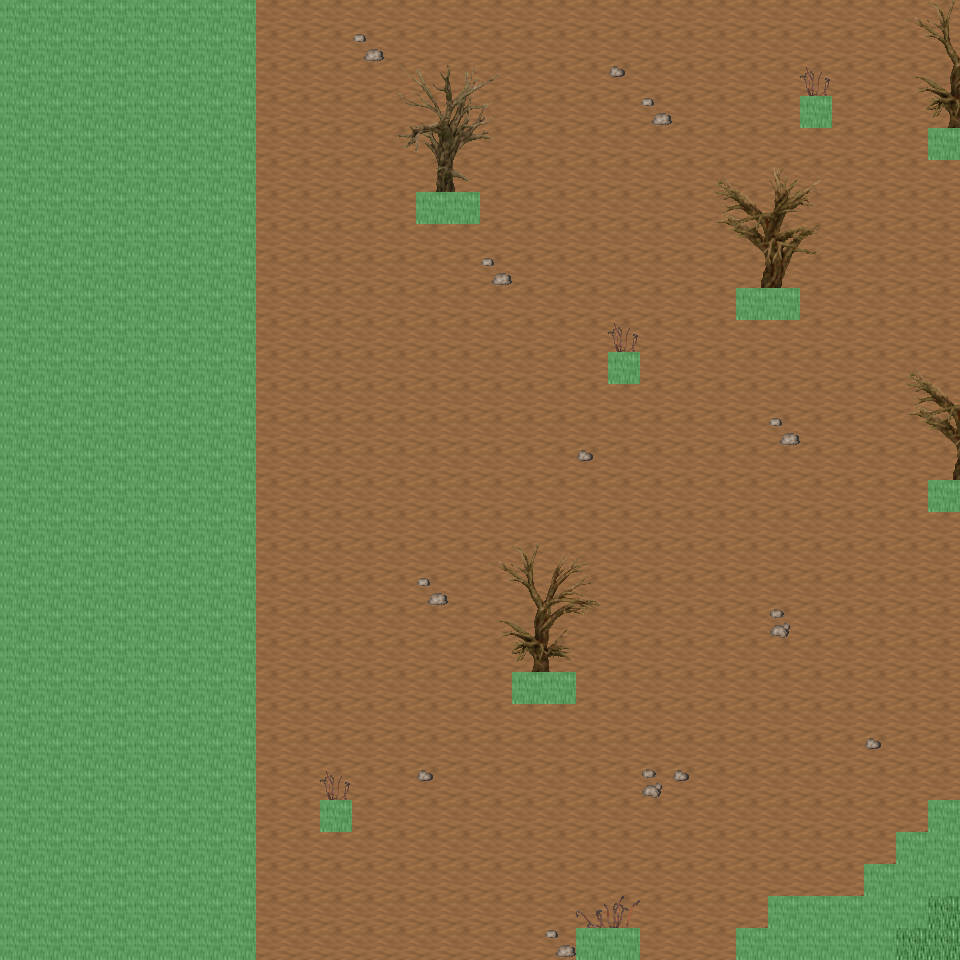

The image is a tile-based game level rendered from a .tmx file. Its description and source (layers, tilesets, objects; grid data summarised) follow:
An orthogonal 30x30 tile map with 32x32 px tiles, 6 tile layers (Ground, Object, Object2, Above, ...), 21 tilesets and 4 objects (4x mapExit).

<map version="1.0" orientation="orthogonal" renderorder="right-down" width="30" height="30" tilewidth="32" tileheight="32" nextobjectid="5">
  <tileset firstgid="1" name="tileset_ground_ground" tilewidth="32" tileheight="32" tilecount="33" columns="3">
    <image source="../drawable/tileset_ground_ground.png" width="96" height="352" />
  </tileset>
  <tileset firstgid="34" name="tileset_ground_ridge_earth_dark" tilewidth="32" tileheight="32" tilecount="96" columns="12">
    <image source="../drawable/tileset_ground_ridge_earth_dark.png" width="384" height="256" />
  </tileset>
  <tileset firstgid="130" name="tileset_ground_rock_pebbles" tilewidth="32" tileheight="32" tilecount="3" columns="1">
    <image source="../drawable/tileset_ground_rock_pebbles.png" width="32" height="96" />
  </tileset>
  <tileset firstgid="133" name="tileset_plant_grasses" tilewidth="32" tileheight="32" tilecount="6" columns="3">
    <image source="../drawable/tileset_plant_grasses.png" width="96" height="64" />
  </tileset>
  <tileset firstgid="139" name="tileset_ground_grass_corners" tilewidth="32" tileheight="32" tilecount="24" columns="6">
    <image source="../drawable/tileset_ground_grass_corners.png" width="192" height="128" />
  </tileset>
  <tileset firstgid="163" name="tileset_ground_grass_edges" tilewidth="32" tileheight="32" tilecount="36" columns="12">
    <image source="../drawable/tileset_ground_grass_edges.png" width="384" height="96" />
  </tileset>
  <tileset firstgid="199" name="tileset_plant_flower_daisy_white" tilewidth="32" tileheight="32" tilecount="8" columns="2">
    <image source="../drawable/tileset_plant_flower_daisy_white.png" width="64" height="128" />
  </tileset>
  <tileset firstgid="207" name="tileset_plant_flower_daisy_yellow" tilewidth="32" tileheight="32" tilecount="8" columns="2">
    <image source="../drawable/tileset_plant_flower_daisy_yellow.png" width="64" height="128" />
  </tileset>
  <tileset firstgid="215" name="tileset_plant_stump_stump_green" tilewidth="32" tileheight="32" tilecount="4" columns="2">
    <image source="../drawable/tileset_plant_stump_stump_green.png" width="64" height="64" />
  </tileset>
  <tileset firstgid="219" name="tileset_plant_tree_tree_darkgreen" tilewidth="32" tileheight="32" tilecount="88" columns="8">
    <image source="../drawable/tileset_plant_tree_tree_darkgreen.png" width="256" height="352" />
  </tileset>
  <tileset firstgid="307" name="tileset_logic_creature_animal" tilewidth="32" tileheight="32" tilecount="32" columns="8">
    <image source="../drawable/tileset_logic_creature_animal.png" width="256" height="128" />
  </tileset>
  <tileset firstgid="339" name="tileset_logic_item_resources" tilewidth="32" tileheight="32" tilecount="6" columns="6">
    <image source="../drawable/tileset_logic_item_resources.png" width="192" height="32" />
  </tileset>
  <tileset firstgid="345" name="tileset_logic_item_mushroom" tilewidth="32" tileheight="32" tilecount="6" columns="6">
    <image source="../drawable/tileset_logic_item_mushroom.png" width="192" height="32" />
  </tileset>
  <tileset firstgid="351" name="tileset_logic_collision" tilewidth="32" tileheight="32" tilecount="1" columns="1">
    <image source="../drawable/tileset_logic_collision.png" width="32" height="32" />
  </tileset>
  <tileset firstgid="352" name="tileset_plant_tree_dead_tree_5" tilewidth="32" tileheight="32" tilecount="20" columns="4">
    <image source="../drawable/tileset_plant_tree_dead_tree_5.png" width="128" height="160" />
  </tileset>
  <tileset firstgid="372" name="tileset_plant_tree_dead_tree_6" tilewidth="32" tileheight="32" tilecount="20" columns="4">
    <image source="../drawable/tileset_plant_tree_dead_tree_6.png" width="128" height="160" />
  </tileset>
  <tileset firstgid="392" name="tileset_plant_tree_dead_tree_7" tilewidth="32" tileheight="32" tilecount="20" columns="4">
    <image source="../drawable/tileset_plant_tree_dead_tree_7.png" width="128" height="160" />
  </tileset>
  <tileset firstgid="412" name="tileset_plant_bush_large_dead" tilewidth="32" tileheight="32" tilecount="2" columns="1">
    <image source="../drawable/tileset_plant_bush_large_dead.png" width="32" height="64" />
  </tileset>
  <tileset firstgid="414" name="tileset_plant_bush_large_wide_dead" tilewidth="32" tileheight="32" tilecount="4" columns="2">
    <image source="../drawable/tileset_plant_bush_large_wide_dead.png" width="64" height="64" />
  </tileset>
  <tileset firstgid="418" name="tileset_logic_creature_reptile" tilewidth="32" tileheight="32" tilecount="7" columns="7">
    <image source="../drawable/tileset_logic_creature_reptile.png" width="224" height="32" />
  </tileset>
  <tileset firstgid="425" name="tileset_logic_item_herb" tilewidth="32" tileheight="32" tilecount="5" columns="5">
    <image source="../drawable/tileset_logic_item_herb.png" width="160" height="32" />
  </tileset>
  <layer name="Ground" width="30" height="30">
    <data>[900 cells, 900 non-empty, 2 distinct tile ids]</data>
  </layer>
  <layer name="Object" width="30" height="30">
    <data>[900 cells, 36 non-empty, 14 distinct tile ids]</data>
  </layer>
  <layer name="Object2" width="30" height="30">
    <data>[900 cells, 10 non-empty, 8 distinct tile ids]</data>
  </layer>
  <layer name="Above" width="30" height="30">
    <data>[900 cells, 302 non-empty, 64 distinct tile ids]</data>
  </layer>
  <layer name="Above2" width="30" height="30">
    <data>[900 cells, 0 non-empty, 0 distinct tile ids]</data>
  </layer>
  <layer name="Walkable" width="30" height="30">
    <data>[900 cells, 269 non-empty, 1 distinct tile ids]</data>
  </layer>
  <objectgroup name="MapEvents">
    <object id="1" name="north" type="mapExit" x="256" y="0" width="704" height="32">
      <properties>
        <property name="map" value="level_0_x106_y59" />
        <property name="x" value="8" />
        <property name="y" value="28" />
      </properties>
    </object>
    <object id="2" name="south" type="mapExit" x="256" y="928" width="320" height="32">
      <properties>
        <property name="map" value="level_0_x106_y61" />
        <property name="x" value="8" />
        <property name="y" value="1" />
      </properties>
    </object>
    <object id="3" name="south2" type="mapExit" x="640" y="928" width="96" height="32">
      <properties>
        <property name="map" value="level_0_x106_y61" />
        <property name="x" value="20" />
        <property name="y" value="1" />
      </properties>
    </object>
    <object id="4" name="south3" type="mapExit" x="896" y="928" width="64" height="32">
      <properties>
        <property name="map" value="level_0_x106_y61" />
        <property name="x" value="28" />
        <property name="y" value="1" />
      </properties>
    </object>
  </objectgroup>
</map>
